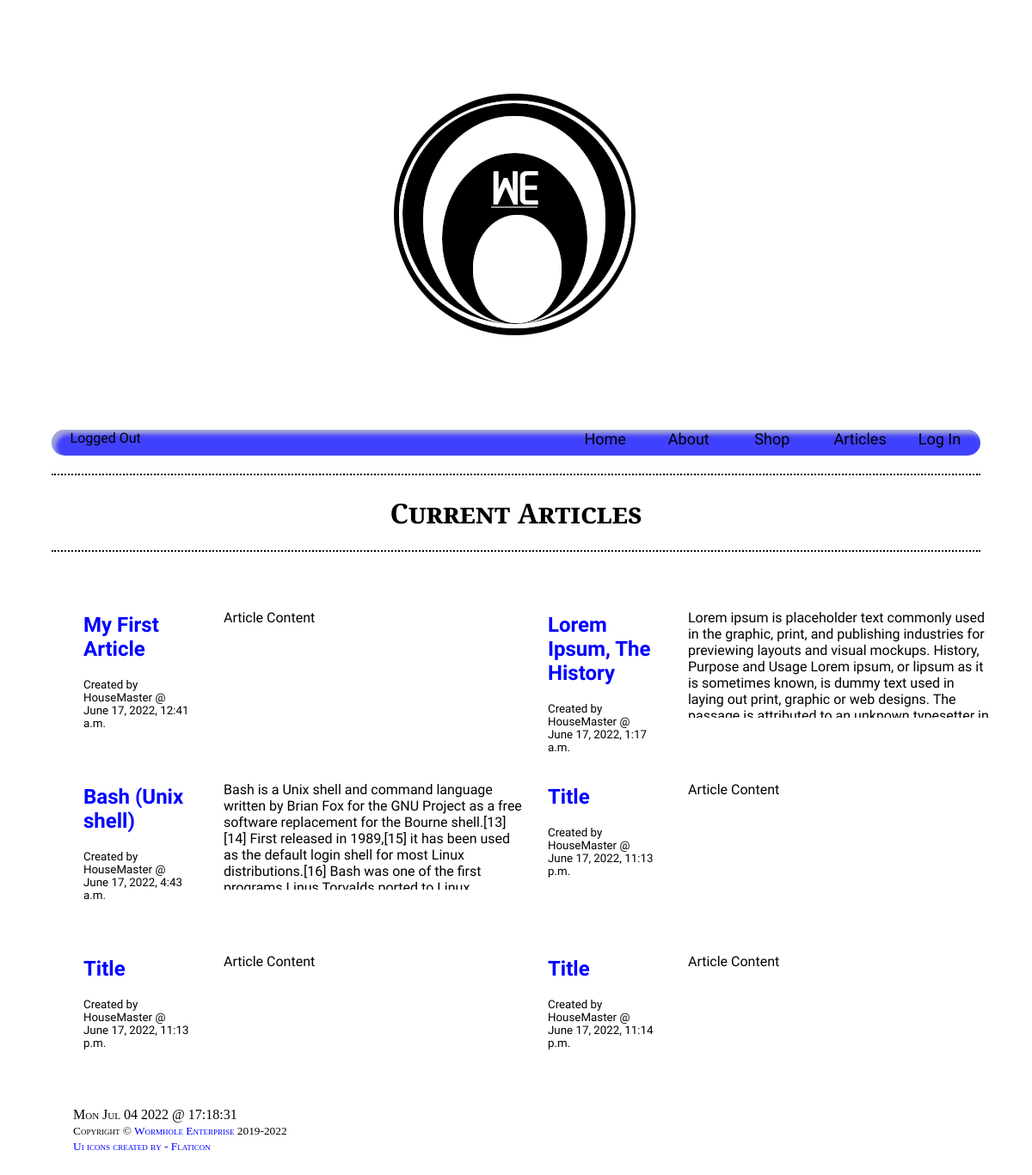
The app's page /articles/ with its own data.
### website/models.py (models this page shows, shortened)
class Article(models.Model):
  articleID = models.SlugField(max_length=200, unique=True)
  title = models.CharField(max_length=25, default="Title", null=False, blank=False)
  createdOn = models.DateTimeField(auto_now_add=True)
  createdBy = models.ForeignKey(User, on_delete=models.CASCADE)
  updatedOn = models.DateTimeField(auto_now=True)
  content = models.TextField(null=False, blank=False, default="Article Content")
  img1 = models.ImageField(upload_to='article/', null=True, blank=True)
  img2 = models.ImageField(upload_to='article/', null=True, blank=True)
  img3 = models.ImageField(upload_to='article/', null=True, blank=True)
  img4 = models.ImageField(upload_to='article/', null=True, blank=True)
  img5 = models.ImageField(upload_to='article/', null=True, blank=True)
  status = models.IntegerField(choices=STATUS, default=0)
  class Meta:
    ordering = ['createdOn']

### website/views.py (the view)
# urls.py: path('articles/', views.articles, name='articles'),
def articles(request):
  context = {
    'article': Article.objects.all(),
  }
  return render(request, 'articles.html', context)

### website/templates/articles.html (shortened to what this page needs)
{% extends 'base.html' %}
{% load static %}
{% block content %}
  <h1 class="title">Current Articles</h1>
  {% for a in article %}
    {% if a.status == 1 %}
      <div class="preview col-6 col-s-12 col-m-12">
        <div class="col-4 col-s-4">
        <h2><a href="/articles/{{ a.pk }}">{{ a.title }}</a></h2>
        <small>Created by {{ a.createdBy }} @ {{ a.createdOn }}</small>
        </div>
        <div class="col-4 col-s-4">
        <p>{{a.content}}</p>
        </div>
      </div>
    {% endif %}
  {% empty %}
    <h3>There are no articles right now :<</h3>
  {% endfor %}
{% endblock %}

### website/static/css/main.css (style rules this page uses)
* { box-sizing: border-box; }
.row::after { content: ""; clear: both; display: table; }
[class*="col-"] { float: left; padding: 15px; }
@media only screen and (min-width: 600px) { .col-s-4 { width: 33.33%; } }
@media only screen and (min-width: 600px) { .col-s-12 { width: 100%; } }
@media only screen and (min-width: 1200px) { body.pc { font-family: Zen Kurenaido, Arial; margin: 0 5%; } }
@media only screen and (min-width: 1200px) { body.pc h1.title { clear: both; text-align: center; font-family: Cinzel; font-variant: small-caps; padding: 2%; border-bottom: 2px dotted black; border-top: 2px dotted black; } }
@media only screen and (min-width: 1200px) { div.preview { height: 200px; } }
@media only screen and (min-width: 1200px) { div.preview small { padding: 0 5%; float: left; clear: left; } }
@media only screen and (min-width: 1200px) { div.preview h2 { padding: 0 5%; float: left; } }
@media only screen and (min-width: 1200px) { div.preview h2 a { text-decoration: none; color: blue; } }
@media only screen and (min-width: 1200px) { div.preview p { text-overflow: ellipsis; overflow: hidden; width: 350px; height: 7.9em; white-space: normal; display: block; } }
@media only screen and (min-width: 1200px) { .col-4 { width: 33.33%; } }
@media only screen and (min-width: 1200px) { .col-6 { width: 50%; } }

### records on screen
Article: title "My First Article", createdBy "HouseMaster", createdOn "June 17, 2022, 12:41 a.m.", content "Article Content"
Article: title "Lorem Ipsum, The History", createdBy "HouseMaster", createdOn "June 17, 2022, 1:17 a.m.", content "Lorem ipsum is placeholder text commonly used in the graphic, print, and publishing industries for previewing layouts and visual mockups. History, Purpose and Usage Lorem ipsum, or lipsum as it is sometimes known, is dummy text used in laying out print, graphic or web designs. The…"
Article: title "Bash (Unix shell)", createdBy "HouseMaster", createdOn "June 17, 2022, 4:43 a.m.", content "Bash is a Unix shell and command language written by Brian Fox for the GNU Project as a free software replacement for the Bourne shell.[13][14] First released in 1989,[15] it has been used as the default login shell for most Linux distributions.[16] Bash was one of the first…"
Article: title "Title", createdBy "HouseMaster", createdOn "June 17, 2022, 11:13 p.m.", content "Article Content"
Article: title "Title", createdBy "HouseMaster", createdOn "June 17, 2022, 11:13 p.m.", content "Article Content"
Article: title "Title", createdBy "HouseMaster", createdOn "June 17, 2022, 11:14 p.m.", content "Article Content"
